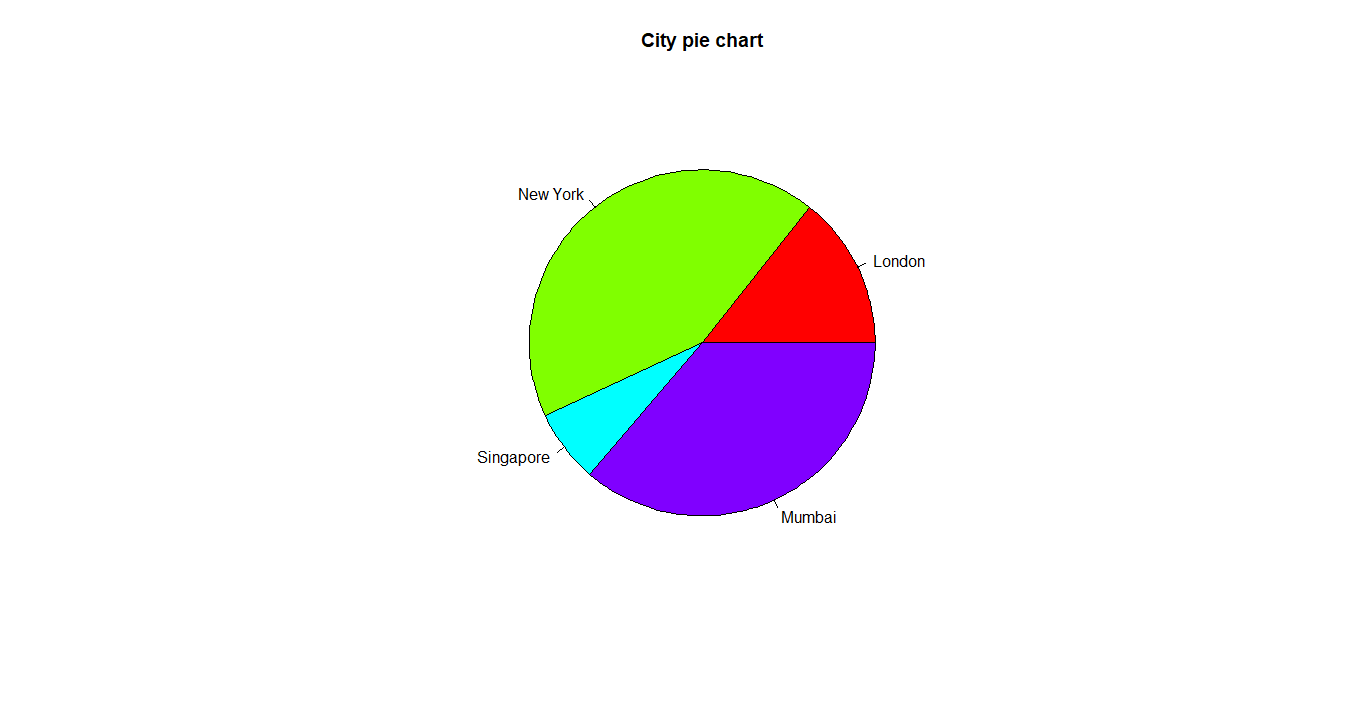

Write R code to recreate this figure.
# Pie Chart 2:

x = c(21, 62, 10, 53)

labels = c("London", "New York", "Singapore", "Mumbai")

pie(x, 
    labels, 
    main="City pie chart", 
    col=rainbow(length(x)))
